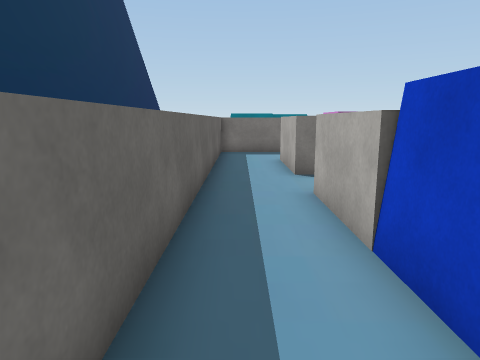
[1] (above)

24 first-person views from a walk through a Unity game level. The camera is 1.5 m above the floor, tilts 10° down and sees 70° across. The floor is counted in squares, 1 m on a side. Each view is taken from the middle of a square. On the plan, view 1 faces up. The plan holds only what a view shows up to about 16 squares ahead; the rest is blank. The place goes on beyond the plan. The player character is not drawn. Some surface patterns are stand-ins.

[2]
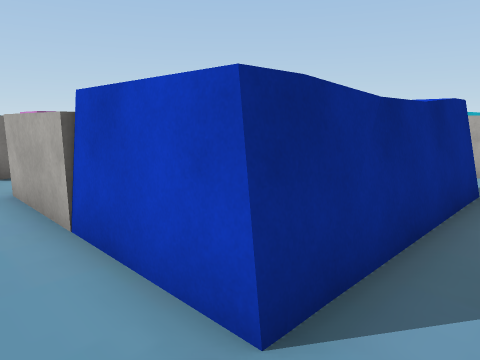

[3]
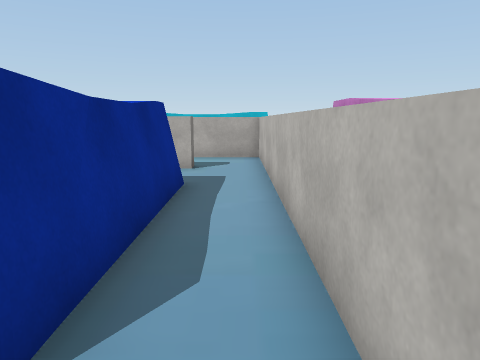

[4]
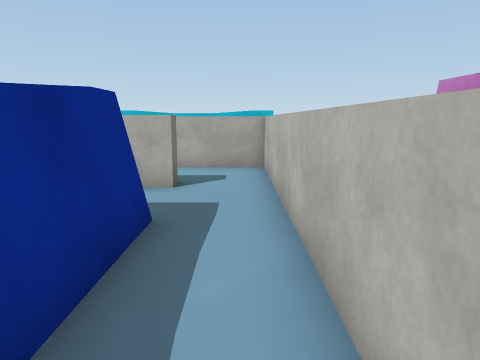

[5]
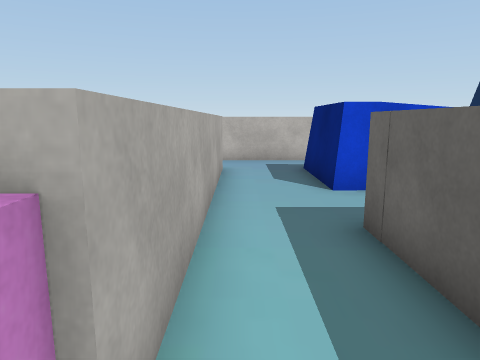

[6]
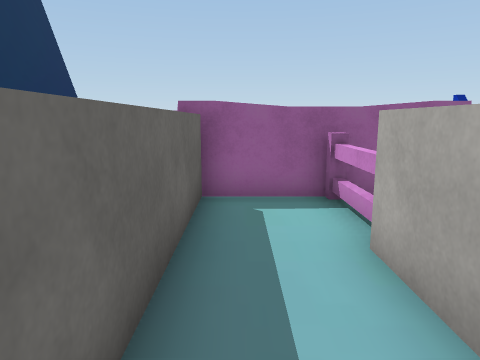

[7]
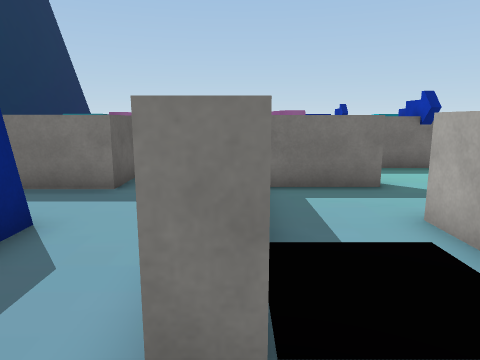

[8]
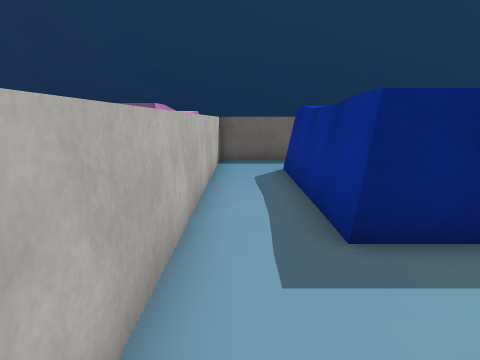

[9]
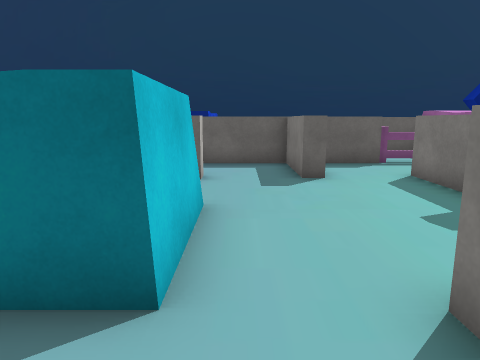

[10]
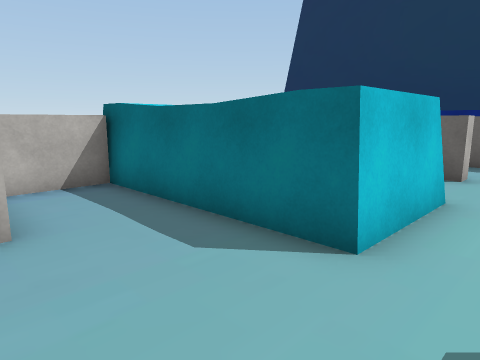

[11]
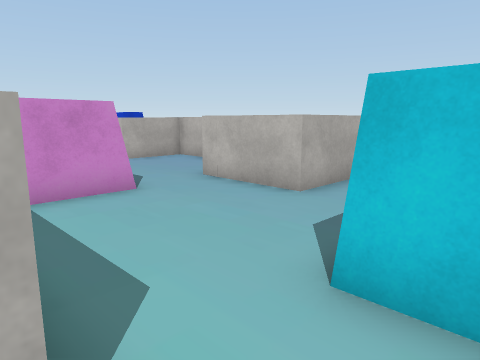

[12]
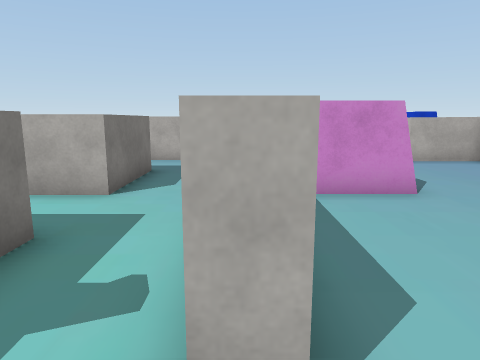

[13]
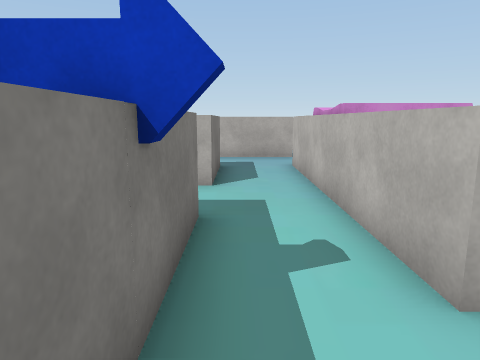

[14]
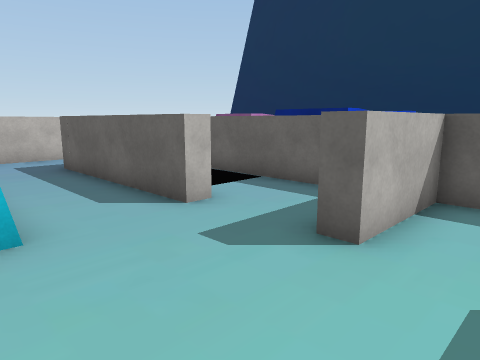

[15]
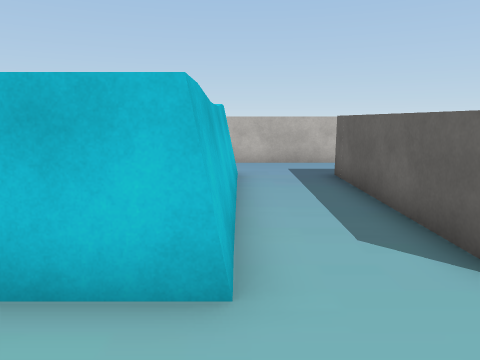

[16]
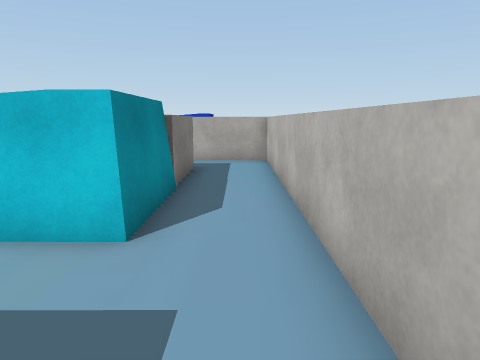

[17]
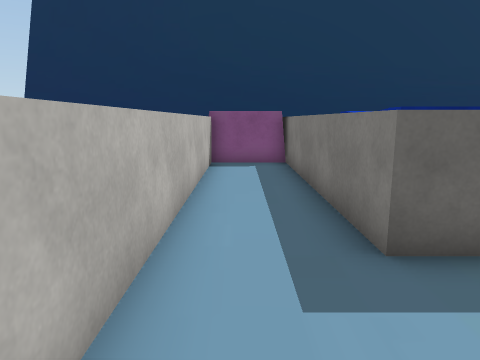

[18]
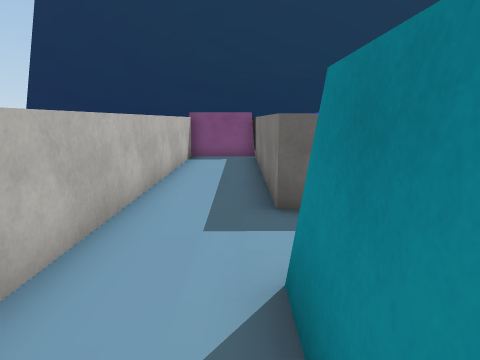

[19]
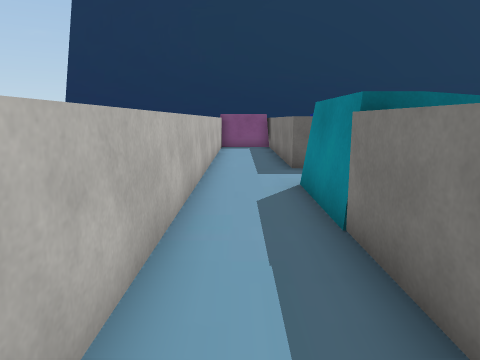

[20]
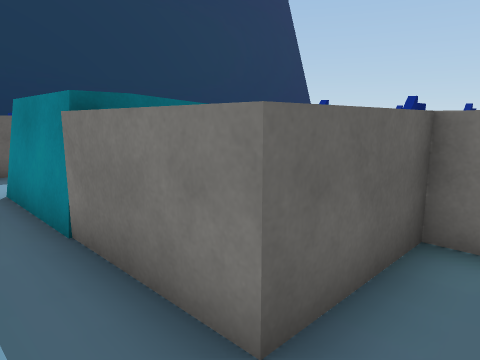

[21]
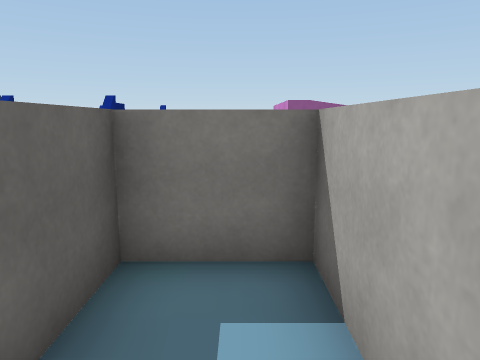

[22]
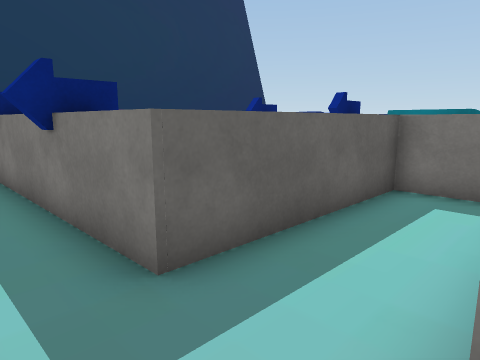

[23]
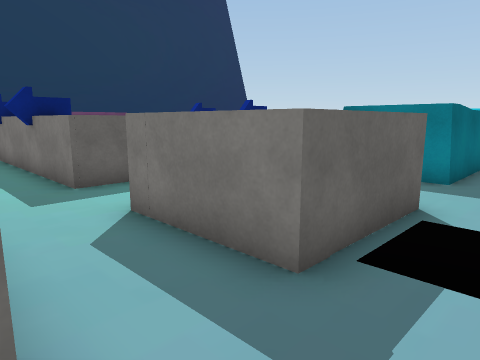

[24]
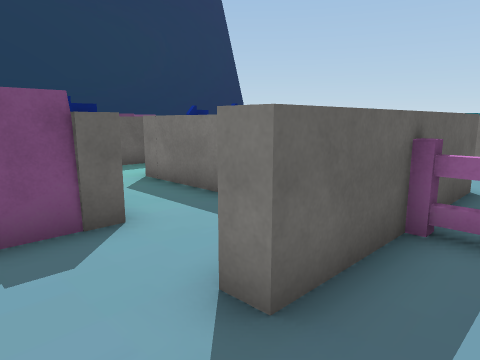

### Floor plan
Ten units are one square. View 1 is at (0, 0); x grows to the right and y downward. Boxes are objects, and circles mark ways between rooms. Rooms are numbered by the first view taken in them; rooms with no view inside come last. Other rooms are left out.
<svg viewBox="-14 -196 364 251">
<path fill="none" stroke="#000" d="M16 -94 16 -129M20 -161 -9 -161 -9 19M66 -37 79 -37 79 -6 70 -6M118 -127 82 -127 82 -63 60 -63M121 -129 78 -129M59 -6 16 -6 16 -70M79 -5 16 -5M105 -5 105 -99M6 18 106 18M36 25 58 25M138 -28 138 -40 144 -40M112 -5 105 -5M142 -66 111 -66 111 -8M106 18 138 18 138 -10M258 -34 258 -68M194 -43 204 -43 204 25M209 -66 205 -66M231 15 231 -11 255 -11M204 19 226 19M205 -66 205 -72 293 -72M248 -155 232 -155 232 -97 138 -97M292 -132 292 -97 258 -97 258 -112M142 -72 142 -66M318 -69 318 -104M144 -40 144 25 45 25M324 -134 324 -69M289 -191 289 -161M58 25 58 50 258 50 258 -5 237 -5 237 25 172 25 172 -43 194 -43M324 -69 318 -69M292 -67 292 -56M293 -72 293 -56M111 -99 111 -72 142 -72"/>
<rect x="105" y="-125" width="10" height="20" fill="#bbb"><title>other object</title></rect>
<rect x="165" y="-115" width="10" height="30" fill="#bbb"><title>other object</title></rect>
<rect x="195" y="-105" width="10" height="20" fill="#bbb"><title>other object</title></rect>
<rect x="325" y="-105" width="20" height="10" fill="#bbb"><title>other object</title></rect>
<circle cx="110" cy="5" r="3" fill="#2a7"/>
<circle cx="110" cy="-100" r="3" fill="#2a7"/>
<circle cx="140" cy="-55" r="3" fill="#2a7"/>
<circle cx="205" cy="-55" r="3" fill="#2a7"/>
<circle cx="305" cy="-70" r="3" fill="#2a7"/>
<circle cx="320" cy="-55" r="3" fill="#2a7"/>
<circle cx="140" cy="-85" r="3" fill="#2a7"/>
<text x="40" y="-110">1</text>
<text x="120" y="-30">2</text>
<text x="230" y="-30">3</text>
<text x="230" y="-80">4</text>
<text x="310" y="-60">5</text>
<text x="120" y="-90">6</text>
</svg>
Room 1 opens to room 2. Room 1 opens to room 6. Room 2 opens to room 4. Room 3 opens to room 4. Room 4 opens to room 5. Room 4 opens to room 6.

Where each view was taken, in squares from view 1:
view 1: 0 up, 0 right, facing up
view 2: 1 down, 0 right, facing up-right
view 3: 1 down, 0 right, facing right
view 4: 1 down, 3 right, facing right
view 5: 11 up, 10 right, facing down
view 6: 6 up, 9 right, facing up
view 7: 1 down, 11 right, facing up
view 8: 1 down, 12 right, facing left
view 9: 5 up, 23 right, facing left
view 10: 6 up, 24 right, facing down-left
view 11: 7 up, 19 right, facing down-right
view 12: 7 up, 19 right, facing right
view 13: 9 up, 18 right, facing right
view 14: 9 up, 18 right, facing down-left
view 15: 7 up, 17 right, facing down
view 16: 4 down, 13 right, facing right
view 17: 4 down, 18 right, facing left
view 18: 3 down, 20 right, facing left
view 19: 4 down, 25 right, facing left
view 20: 4 down, 25 right, facing up-left
view 21: 3 down, 25 right, facing up
view 22: 8 up, 26 right, facing up-left
view 23: 7 up, 31 right, facing up-left
view 24: 5 up, 34 right, facing up-left
